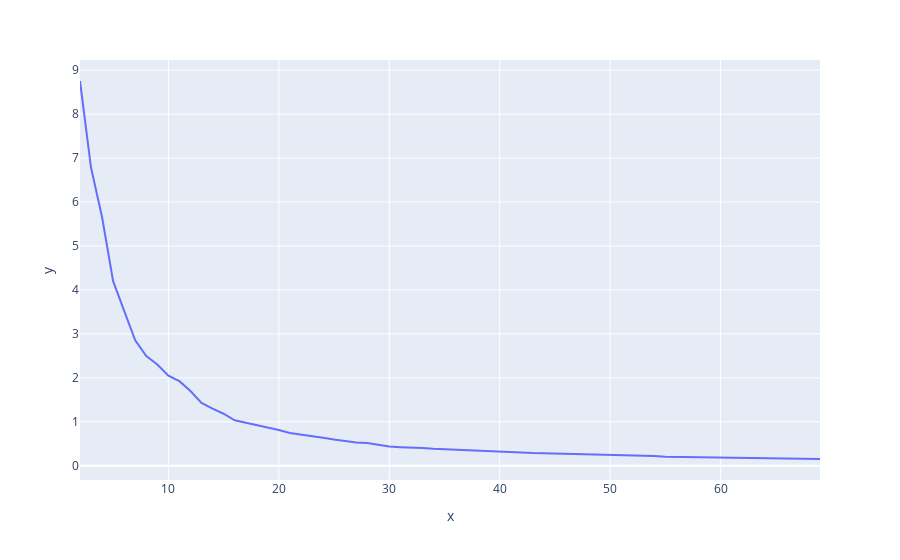

This figure's notebook cell:
### Code cell
fig = px.line(x = range(2,70), y = wcss)
fig.show()

### Figure 1 — Plotly figure (JSON) as saved in the notebook; plotly's stock layout.template omitted (floating-point values rounded to 4 significant figures)
{"data": [{"hovertemplate": "x=%{x}<br>y=%{y}<extra></extra>", "legendgroup": "", "line": {"color": "#636efa", "dash": "solid"}, "marker": {"symbol": "circle"}, "mode": "lines", "name": "", "orientation": "v", "showlegend": false, "type": "scatter", "x": [2, 3, 4, 5, 6, 7, 8, 9, 10, 11, 12, 13, 14, 15, 16, 17, 18, 19, 20, 21, 22, 23, 24, 25, 26, 27, 28, 29, 30, 31, 32, 33, 34, 35, 36, 37, 38, 39, 40, 41, 42, 43, 44, 45, 46, 47, 48, 49, 50, 51, 52, 53, 54, 55, 56, 57, 58, 59, 60, 61, 62, 63, 64, 65, 66, 67, 68, 69], "xaxis": "x", "y": [8.754, 6.779, 5.653, 4.198, 3.524, 2.852, 2.497, 2.302, 2.048, 1.924, 1.702, 1.431, 1.298, 1.183, 1.033, 0.9807, 0.9236, 0.8628, 0.8132, 0.744, 0.7113, 0.6736, 0.6342, 0.5952, 0.5571, 0.5302, 0.5199, 0.4783, 0.4381, 0.4225, 0.4197, 0.4016, 0.3838, 0.3723, 0.3578, 0.3486, 0.3386, 0.33, 0.3173, 0.3137, 0.3025, 0.2898, 0.2851, 0.2798, 0.2641, 0.2571, 0.2509, 0.2439, 0.2416, 0.2387, 0.2352, 0.2327, 0.2223, 0.2033, 0.1999, 0.197, 0.1925, 0.1895, 0.1813, 0.1776, 0.1731, 0.1699, 0.1663, 0.1655, 0.1629, 0.1599, 0.1571, 0.1532], "yaxis": "y"}], "layout": {"legend": {"tracegroupgap": 0}, "margin": {"t": 60}, "xaxis": {"anchor": "y", "domain": [0, 1], "title": {"text": "x"}}, "yaxis": {"anchor": "x", "domain": [0, 1], "title": {"text": "y"}}}}
